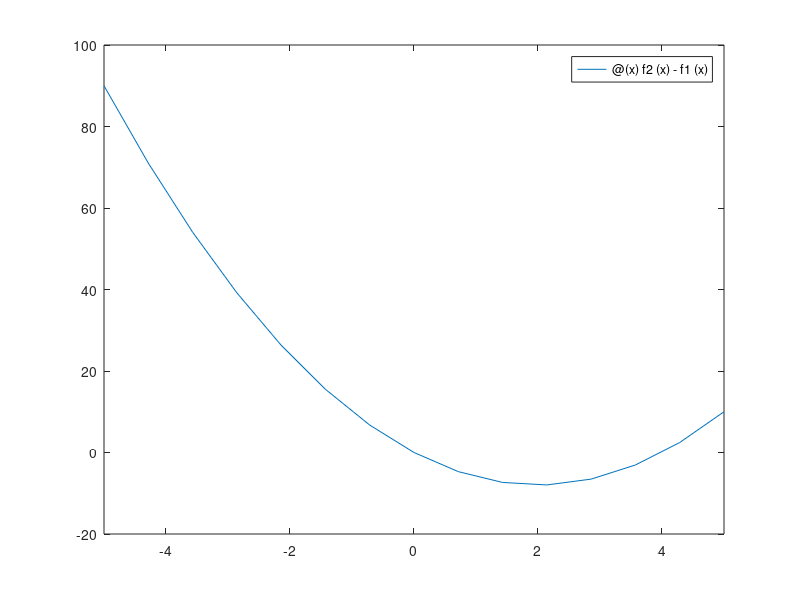

Write the MATLAB code that produced this figure.
f1= @(x) 6*x - x.^2;
f2= @(x) x.^2 - 2*x;
F = @(x) f2(x) - f1(x);
fplot(F);
x1 = fsolve(F, 1);
x2 = fsolve(F, 3);
opp = abs(integral(F, 0, 4));